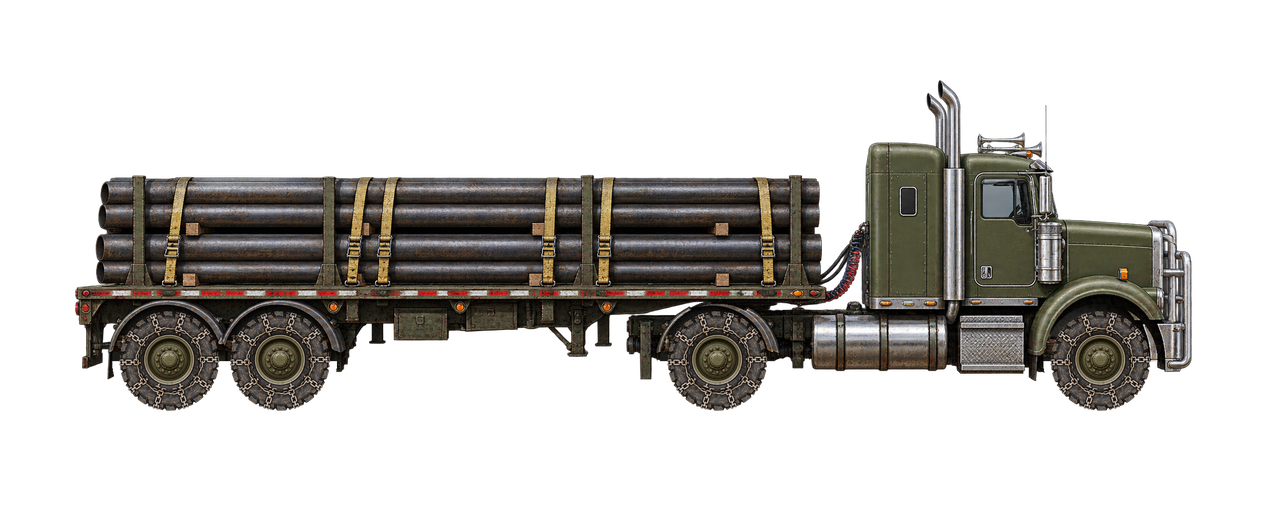
#> input picture assets/cars/asphalt-king-3/source/vehicle-master-v1.png, 1266 x 506 px, shrunk from 2412 x 964 before the run, found by its file name
$ python draft-rig.py ../../assets/cars/asphalt-king-3/source/body-v1.png
#> lines starting #> are read from the running program, lines starting #| are printed output that depends on the picture
"""Draft a car.json `rig` and collision boxes from a vehicle drop, as a starting point for hooking it up.

    uv run --with pillow python tools/art/draft-rig.py <folder> --tire-m 1.05 [--master F] [--body F] [--wheel F] [--hubs x,x,... --hub-y Y --tire-px R]

Takes the tire circles from measure-vehicle.py (or pass --hubs x,x,... with --hub-y and --tire-px,
for tires that touch and merge), sets pixelsPerMetre so the drawn tire
is the roster's tire diameter (--tire-m), and fits each arch circle to the fender's inner edge
(the body edge along rays from 25 to 155 degrees above the hub, upper third, so springs inside
the arch do not count). Collision boxes: one
chassis box the full length at frame height, plus upper boxes following the outline in about 2 m
slices (tops at the 25th percentile so antennas and stacks do not count). Prints JSON; check it
with tools/art/preview-car.py --marks before driving.
"""
import json
import math
import subprocess
import sys
from pathlib import Path
from PIL import Image

args = sys.argv[1:]
folder = Path(args[0]); src = folder / 'source'
opt = lambda name, default=None: args[args.index(name) + 1] if name in args else default
master_name, body_name, wheel_name = opt('--master', 'vehicle-master-v1.png'), opt('--body', 'body-v1.png'), opt('--wheel', 'wheel-v1.png')
master = Image.open(src / master_name).convert('RGBA')
#> master is the input picture: PIL image 1266x506 RGBA; mean R, G, B, A 26.3, 24.1, 21.1, 81.9
body = Image.open(src / body_name).convert('RGBA')
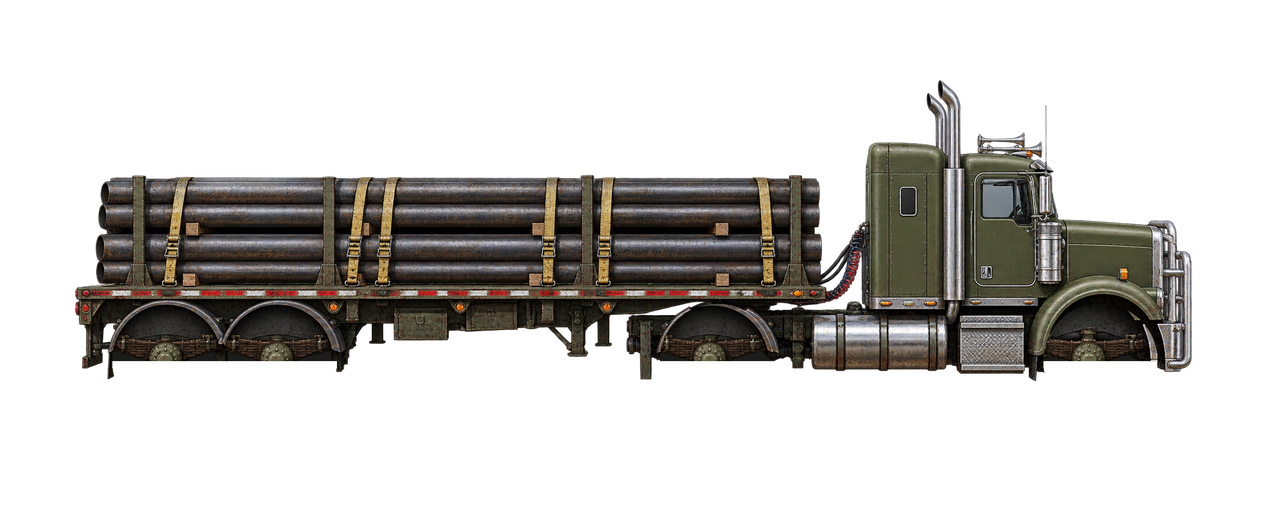
#> input picture assets/cars/asphalt-king-3/source/body-v1.png, 1266 x 506 px, shrunk from 2412 x 964 before the run, found by its file name
#> body is the input picture: PIL image 1266x506 RGBA; mean R, G, B, A 23.6, 21.6, 18.9, 75.9
wheel = Image.open(src / wheel_name).convert('RGBA')
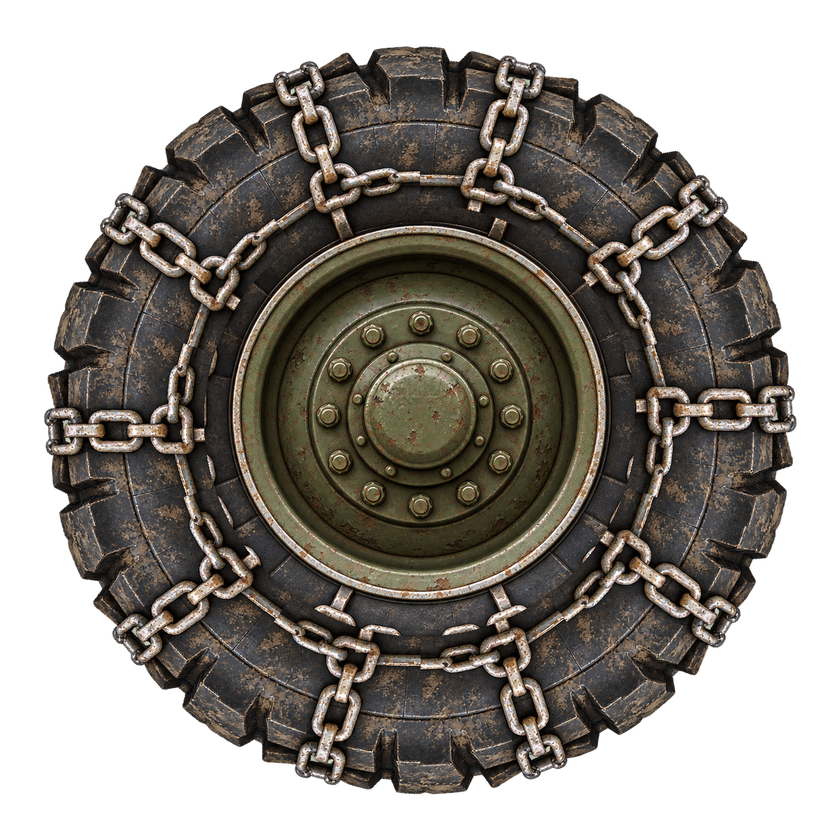
#> input picture assets/cars/asphalt-king-3/source/wheel-v1.png, 840 x 840 px, shrunk from 1600 x 1600 before the run, found by its file name
#> wheel is the input picture: PIL image 840x840 RGBA; mean R, G, B, A 49.4, 44.6, 38.5, 154.4
#> (the run stopped early here; a loop or call above may not have finished)
